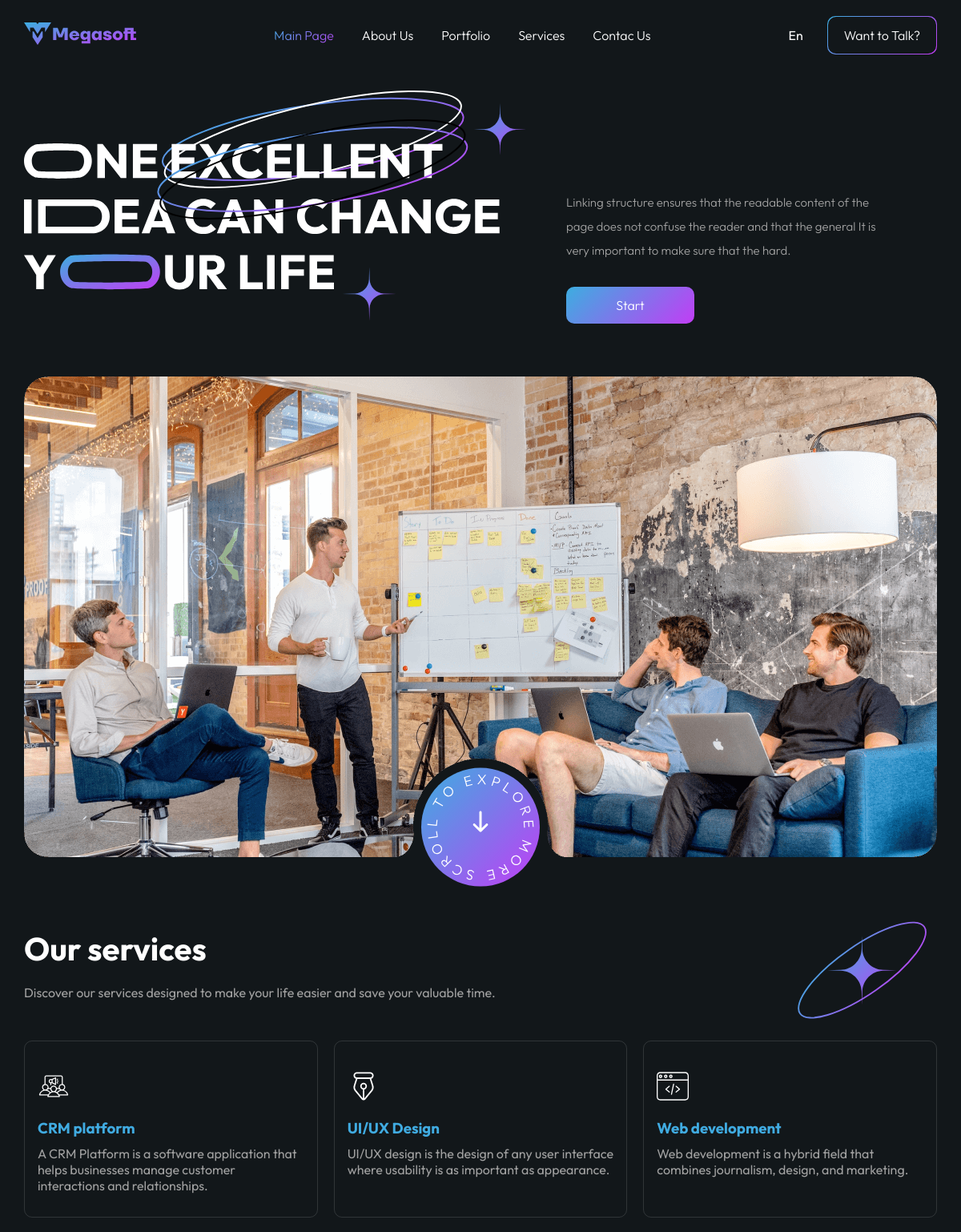
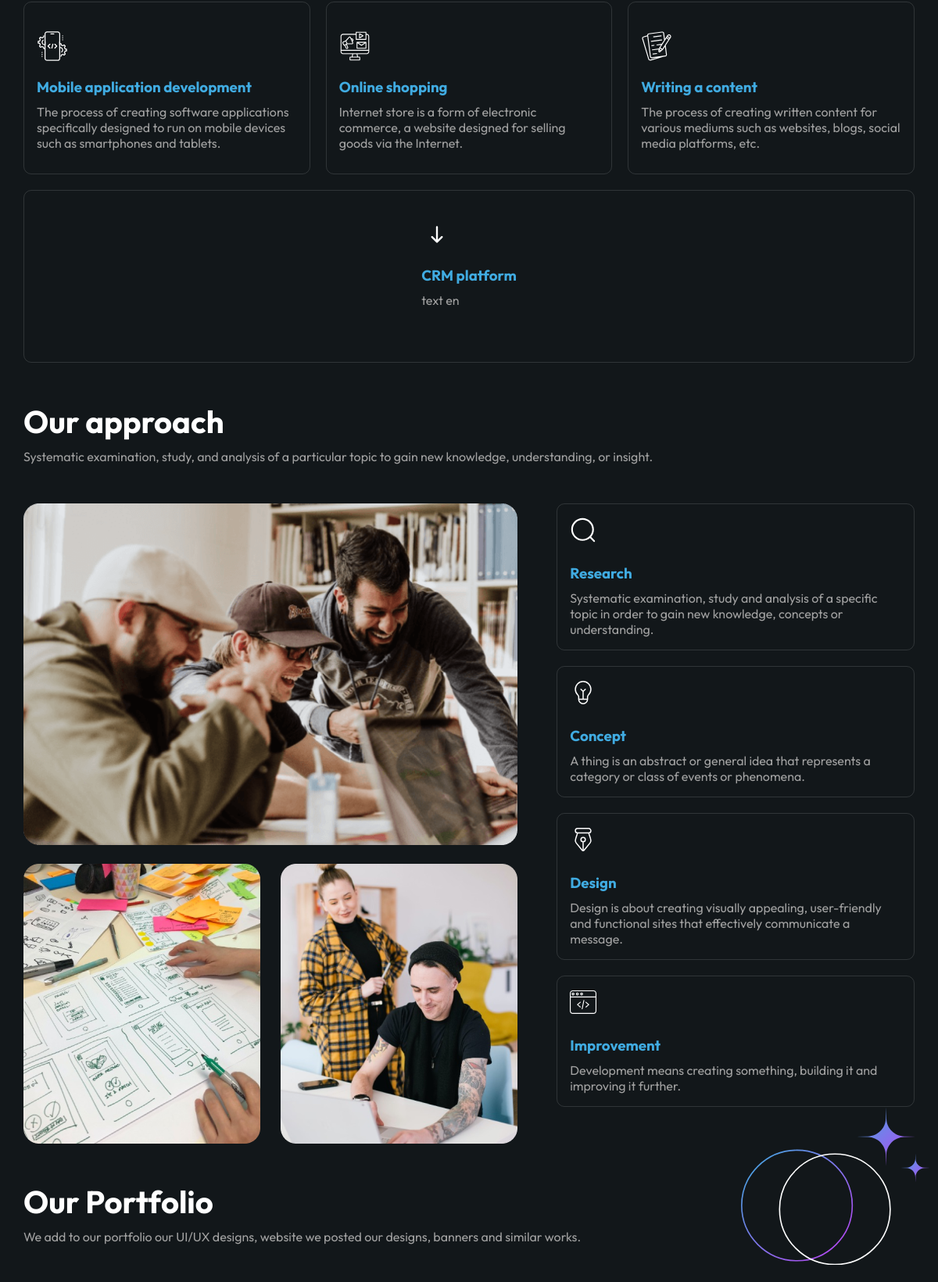
The page / (upper part) on the database its author committed (2 pictures, top to bottom).
### main/models.py (models this page shows, shortened)
class Services(models.Model):
    title = models.CharField(max_length=100)
    image = models.FileField(upload_to='media/', validators=[FileExtensionValidator(['svg'])])
    text = models.TextField()

class Profession_images(models.Model):
    class Meta:
        verbose_name = 'pro image'
    image1 = models.ImageField(upload_to='media/')
    image2 = models.ImageField(upload_to='media/', blank=True)
    image3 = models.ImageField(upload_to='media/', blank=True)

class About_work_structure(models.Model):
    class Meta:
        verbose_name = 'work detail'
    title = models.CharField(max_length=100)
    image = models.FileField(upload_to='media/about/', validators=[FileExtensionValidator(['svg'])])
    text = models.TextField()

### main/views.py (the view)
# urls.py: path("", mainpage, name="index"),
def mainpage(request):
    images = Profession_images.objects.all()
    portfolio = Portfolio.objects.order_by("-id")
    portfolio1 = portfolio.first()
    portfolio2 = portfolio[1]
    portfolio3 = portfolio[2]
    portfolio4 = portfolio[3]
    service1 = Services.objects.all()
    about_working = About_work_structure.objects.all()
    return render(request, "index.html", {
        'images':images,
        "portfolio1":portfolio1,
        "portfolio2":portfolio2,
        "portfolio3":portfolio3,
        "portfolio4":portfolio4,
        'services1':service1,
        'works':about_working,
    })

### templates/index.html (shortened to what this page needs)
{% extends "base.html" %}
{% load static %}
{% load i18n %}
{% get_current_language as current_language %}
{% block content %}
      <header class="header">
        <div class="container">
          <div class="header-banner">
            <div class="banner__text">
              <div class="banner__title">
                <div class="banner__bg">
                  <img
                    src="{% static 'images/Group__before.svg' %}"
                    alt="Before"
                    class="banner__bg-item"
                  />
                </div>
              </div>
              <div class="banner__info">
                <p class="banner__desc main-text">
                </p>
                <button class="banner__btn main-btn open__modal-btn">
                  {% translate "Boshlash" %}
                </button>
              </div>
            </div>
            <div class="header-banner-img">
              <img
                src="{% static 'images/banner-image.png' %}"
                alt="Banner image"
                class="header-banner-img__item"
              />
              <img
                src="{% static 'assets/icons/arrow-up.svg' %}"
                alt="Arrow"
                class="header-banner__arrow"
              />
            </div>
          </div>
        </div>
      </header>
      <main class="main">
        <section id="main__section">
          <div class="container">
            <img
              src="{% static 'images/Cervices__before.svg' %}"
              alt="Cervices"
              class="main__section-icons cervices__before"
            />
            <div class="services">
              <div class="services-info">
                <h2 class="services-info__title main-title">
                  {% translate "Bizning xizmatlarimiz" %}
                </h2>
                <p class="services-desc main-text">
                </p>
              </div>
              <div class="services-content">
                <div class="services-content-row">
                  {% for service in services1 %}
                  <div class="services-content__cards main-cards">
                    <div class="services__main-content">
                      <img
                        src="{{service.image.url}}"
                        alt="Crm platform"
                        class="services__cards-icon"
                      />
                      <h3 class="services__cards-title main-cards__title">
                        {{service.title}}
                      </h3>
                      <p class="services__cards-desc main-text">
                        {{service.text}}
                      </p>
                    </div>
                  </div>
                  {% endfor %}
                </div>
              </div>
            </div>
            <div class="title__profession">
              <h2 class="main-title">{% translate "Bizning yondashuvimiz" %}</h2>
              <p class="main-text">
              </p>
            </div>
            {%for i in images%}
            <div class="profession">
              <div class="profession__imgs-wrapper">
                <div class="profession__img">
                  <img src="{{ i.image1.url }}" alt="Group Work" />
                </div>
                <div class="profession__collection">
                  <div class="collection__items profession__img">
                    <img src="{{i.image2.url}}" alt="Project" />
                  </div>
                  <div class="collection__items profession__img">
                    <img src="{{i.image3.url}}" alt="Project" />
                  </div>
                </div>
              </div>
              <div class="profession__cards">
                {% for i in works %}
                <div class="profession__cards-item main-cards">
                  <img
                    src="{{i.image.url}}"
                    alt="Crm platform"
                    class="profession__cards-icon"
                  />
                  <h3 class="profession__cards-title main-cards__title">
                    {{i.title}}
                  </h3>
                  <p class="profession__cards-desc main-text">
                    {{i.text}}
                  </p>
                </div>
                {% endfor %}
              </div>
            </div>
            {%endfor%}
            <img
              src="{% static 'images/profession__before.svg' %}"
              alt="Cervices"
              class="main__section-icons profession__before"
            />
          </div>
        </section>
        <div class="container">
          <div class="portfolio">
            <div class="portfolio__info">
              <h3 class="portfolio__title main-title">{% translate "Bizning portfelimiz" %}</h3>
              <p class="portfolio__desc main-text">
              </p>
            </div>
          </div>
        </div>
      </main>
{% endblock content %}

### rows shown on the page
Services: image (picture), title "CRM platform", text "A CRM Platform is a software application that helps businesses manage customer interactions and relationships."
Services: image (picture), title "UI/UX Design", text "UI/UX design is the design of any user interface where usability is as important as appearance."
Services: image (picture), title "Web development", text "Web development is a hybrid field that combines journalism, design, and marketing."
Services: image (picture), title "Mobile application development", text "The process of creating software applications specifically designed to run on mobile devices such as smartphones and tablets."
Services: image (picture), title "Online shopping", text "Internet store is a form of electronic commerce, a website designed for selling goods via the Internet."
Services: image (picture), title "Writing a content", text "The process of creating written content for various mediums such as websites, blogs, social media platforms, etc."
Services: image (picture), title "CRM platform", text "text en"
Profession_images: image1 (picture), image2 (picture), image3 (picture)
About_work_structure: image (picture), title "Research", text "Systematic examination, study and analysis of a specific topic in order to gain new knowledge, concepts or understanding."
About_work_structure: image (picture), title "Concept", text "A thing is an abstract or general idea that represents a category or class of events or phenomena."
About_work_structure: image (picture), title "Design", text "Design is about creating visually appealing, user-friendly and functional sites that effectively communicate a message."
About_work_structure: image (picture), title "Improvement", text "Development means creating something, building it and improving it further."

### other values the page prints
{{ current_language|title }} "En"
